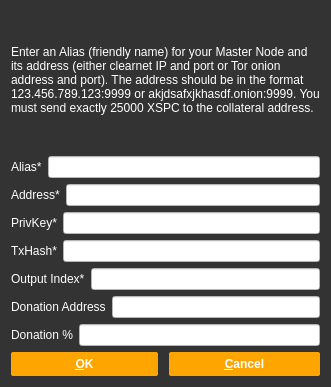
<?xml version="1.0" encoding="UTF-8"?>
<ui version="4.0">
 <class>AddEditAdrenalineNode</class>
 <widget class="QDialog" name="AddEditAdrenalineNode">
  <property name="geometry">
   <rect>
    <x>0</x>
    <y>0</y>
    <width>331</width>
    <height>387</height>
   </rect>
  </property>
  <property name="windowTitle">
   <string>Add/Edit SpectreSecurityCoin Node</string>
  </property>
  <property name="styleSheet">
   <string notr="true">background-color:rgb(51, 51, 51);
color: rgb(255, 255, 255);</string>
  </property>
  <property name="modal">
   <bool>true</bool>
  </property>
  <layout class="QVBoxLayout" name="verticalLayout">
   <item>
    <widget class="QLabel" name="label_9">
     <property name="sizePolicy">
      <sizepolicy hsizetype="Preferred" vsizetype="Expanding">
       <horstretch>0</horstretch>
       <verstretch>0</verstretch>
      </sizepolicy>
     </property>
     <property name="text">
      <string>&lt;html&gt;&lt;head/&gt;&lt;body&gt;&lt;p&gt;Enter an Alias (friendly name) for your Master Node and its address (either clearnet IP and port or Tor onion address and port). The address should be in the format 123.456.789.123:9999 or akjdsafxjkhasdf.onion:9999. You must send exactly 25000 XSPC to the collateral address.&lt;/p&gt;&lt;/body&gt;&lt;/html&gt;</string>
     </property>
     <property name="wordWrap">
      <bool>true</bool>
     </property>
    </widget>
   </item>
   <item>
    <layout class="QHBoxLayout" name="horizontalLayout_4">
     <property name="bottomMargin">
      <number>0</number>
     </property>
     <item>
      <widget class="QLabel" name="label_4">
       <property name="text">
        <string>Alias*</string>
       </property>
      </widget>
     </item>
     <item>
      <widget class="QLineEdit" name="aliasLineEdit">
       <property name="styleSheet">
        <string notr="true">background-color: rgb(255, 255, 255);
color: rgb(0, 0, 0);</string>
       </property>
      </widget>
     </item>
    </layout>
   </item>
   <item>
    <layout class="QHBoxLayout" name="horizontalLayout_5">
     <property name="bottomMargin">
      <number>0</number>
     </property>
     <item>
      <widget class="QLabel" name="label_6">
       <property name="text">
        <string>Address*</string>
       </property>
      </widget>
     </item>
     <item>
      <widget class="QLineEdit" name="addressLineEdit">
       <property name="styleSheet">
        <string notr="true">background-color: rgb(255, 255, 255);
color: rgb(0, 0, 0);</string>
       </property>
      </widget>
     </item>
    </layout>
   </item>
   <item>
    <layout class="QHBoxLayout" name="horizontalLayout_3">
     <property name="bottomMargin">
      <number>0</number>
     </property>
     <item>
      <widget class="QLabel" name="label_5">
       <property name="text">
        <string>PrivKey*</string>
       </property>
      </widget>
     </item>
     <item>
      <widget class="QLineEdit" name="privkeyLineEdit">
       <property name="styleSheet">
        <string notr="true">background-color: rgb(255, 255, 255);
color: rgb(0, 0, 0);</string>
       </property>
      </widget>
     </item>
    </layout>
   </item>
   <item>
    <layout class="QHBoxLayout" name="horizontalLayout_2">
     <property name="bottomMargin">
      <number>0</number>
     </property>
     <item>
      <widget class="QLabel" name="label_2">
       <property name="text">
        <string>TxHash*</string>
       </property>
      </widget>
     </item>
     <item>
      <widget class="QLineEdit" name="txhashLineEdit">
       <property name="styleSheet">
        <string notr="true">background-color: rgb(255, 255, 255);
color: rgb(0, 0, 0);</string>
       </property>
      </widget>
     </item>
    </layout>
   </item>
   <item>
    <layout class="QHBoxLayout" name="horizontalLayout_8">
     <property name="bottomMargin">
      <number>0</number>
     </property>
     <item>
      <widget class="QLabel" name="label_8">
       <property name="text">
        <string>Output Index*</string>
       </property>
      </widget>
     </item>
     <item>
      <widget class="QLineEdit" name="outputindexLineEdit">
       <property name="styleSheet">
        <string notr="true">background-color: rgb(255, 255, 255);
color: rgb(0, 0, 0);</string>
       </property>
      </widget>
     </item>
    </layout>
   </item>
   <item>
    <layout class="QHBoxLayout" name="horizontalLayout_6">
     <property name="bottomMargin">
      <number>0</number>
     </property>
     <item>
      <widget class="QLabel" name="label_3">
       <property name="text">
        <string>Donation Address</string>
       </property>
      </widget>
     </item>
     <item>
      <widget class="QLineEdit" name="donationaddressLineEdit">
       <property name="styleSheet">
        <string notr="true">background-color: rgb(255, 255, 255);
color: rgb(0, 0, 0);</string>
       </property>
      </widget>
     </item>
    </layout>
   </item>
   <item>
    <layout class="QHBoxLayout" name="horizontalLayout_7">
     <property name="bottomMargin">
      <number>0</number>
     </property>
     <item>
      <widget class="QLabel" name="label_7">
       <property name="text">
        <string>Donation %</string>
       </property>
      </widget>
     </item>
     <item>
      <widget class="QLineEdit" name="donationpercentageLineEdit">
       <property name="styleSheet">
        <string notr="true">background-color: rgb(255, 255, 255);
color: rgb(0, 0, 0);</string>
       </property>
      </widget>
     </item>
    </layout>
   </item>
   <item>
    <layout class="QHBoxLayout" name="horizontalLayout_Buttons">
     <item>
      <widget class="QPushButton" name="okButton">
       <property name="styleSheet">
        <string notr="true">background-color: rgb(255, 165, 0); 
padding:2px 0px;
font: 75 10pt 'Ubuntu';
font-weight:bold; 
border-radius:2px; 
padding:5px;
color: rgb(255, 255, 255);
margin:0px 5px 0px 0px;</string>
       </property>
       <property name="text">
        <string>&amp;OK</string>
       </property>
      </widget>
     </item>
     <item>
      <widget class="QPushButton" name="cancelButton">
       <property name="styleSheet">
        <string notr="true">background-color: rgb(255, 165, 0); 
padding:2px 0px;
font: 75 10pt 'Ubuntu';
font-weight:bold; 
border-radius:2px; 
padding:5px;
color: rgb(255, 255, 255);</string>
       </property>
       <property name="text">
        <string>&amp;Cancel</string>
       </property>
       <property name="autoDefault">
        <bool>false</bool>
       </property>
      </widget>
     </item>
    </layout>
   </item>
  </layout>
 </widget>
 <resources/>
 <connections/>
</ui>
